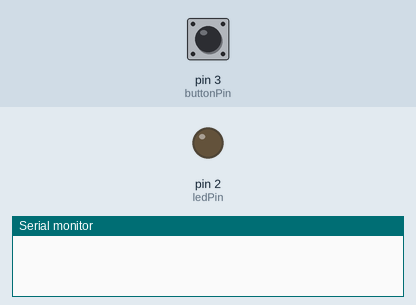
A sketch run on a simulated Arduino Uno, built with avr-gcc and run on an emulated ATmega328P. On the bench: output pins drawn as LEDs (lit = HIGH), the last lines printed to the serial monitor. Dashed ring = blinking. Inputs (shaded band) come from the test bench; at power-on: pin 3 (buttonPin) LOW. Random numbers use the default seed unless the sketch sets one.

Above: at 1.2 s.
1.3 s: pin 3 (buttonPin) pulled HIGH for 0.15 s
At 3.5 s:
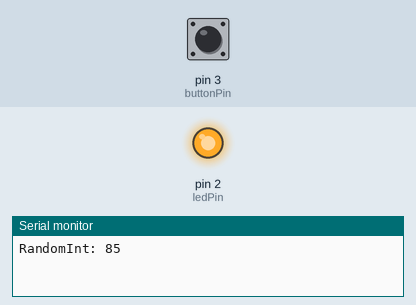
4.4 s: pin 3 (buttonPin) pulled HIGH for 1 s
At 11.2 s:
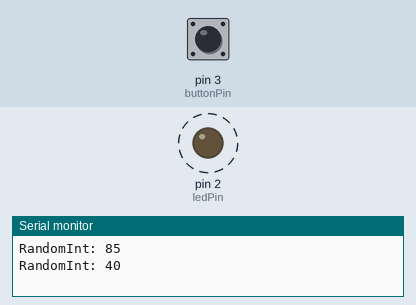
Timing chart, 0 to 12.7 s (numbered marks = the images above; inputs shaded):
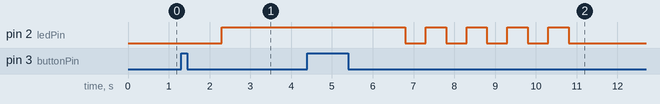

Measured:
- after the input at 1.3 s, pin 2 (ledPin): LOW → HIGH after 1.0 s

The sketch:

led_on_off.ino
```cpp
// Pin 3: Input for reading the button
// Pin 2: Output for controlling the LED
int buttonPin = 3;
int ledPin = 2;

int buttonValue = 0;
int randomInt = 0;

void setup() {
  // Uncomment the line below to see the debug lines on a PC console
  Serial.begin(9600);

  // if analog input pin 0 is unconnected, random analog
  // noise will cause the call to randomSeed() to generate
  // different seed numbers each time the sketch runs.
  // randomSeed() will then shuffle the random function.
  randomSeed(analogRead(0));

  pinMode(buttonPin, INPUT);
  pinMode(ledPin, OUTPUT);
}


void loop() {
  // read the button value
  buttonValue = digitalRead(buttonPin);
  //Serial.print("Button: ");
  //Serial.println(buttonValue);

  // Check if button is pressed
  if (buttonValue == 1) {

    // Add randomness to the LED on/off decision
    randomInt = random(1, 101);
    Serial.print("RandomInt: ");
    Serial.println(randomInt);
    delay(1000);

    // Control the LED switch (out of 100)
    if (randomInt < 60){
      // Blink 5 times
      for (int i=0; i<5; i++){
        digitalWrite(ledPin, HIGH);
        delay(500);
        digitalWrite(ledPin, LOW);
        delay(500);
      }
    } else {
      // Stay on for 3 seconds
      digitalWrite(ledPin, HIGH);
      delay(3000);
    }

  } else {
    // Keep the LED off until button is pressed
    digitalWrite(ledPin, LOW);
  }

}
```
